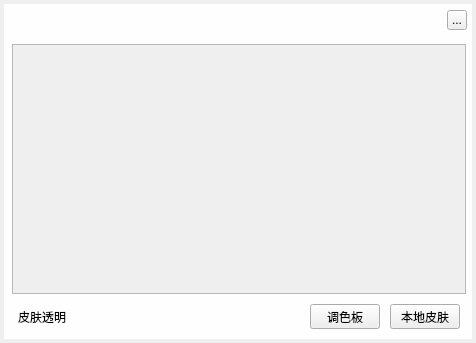
<?xml version="1.0" encoding="UTF-8"?>
<ui version="4.0">
 <class>DownloadBackgroundSkinDialog</class>
 <widget class="QWidget" name="DownloadBackgroundSkinDialog">
  <property name="geometry">
   <rect>
    <x>0</x>
    <y>0</y>
    <width>476</width>
    <height>343</height>
   </rect>
  </property>
  <property name="windowTitle">
   <string>皮肤与窗口调整</string>
  </property>
  <widget class="DownloadTransitionAnimationLabel" name="background">
   <property name="geometry">
    <rect>
     <x>4</x>
     <y>4</y>
     <width>468</width>
     <height>335</height>
    </rect>
   </property>
   <property name="styleSheet">
    <string notr="true"/>
   </property>
   <property name="text">
    <string/>
   </property>
  </widget>
  <widget class="QToolButton" name="topTitleCloseButton">
   <property name="geometry">
    <rect>
     <x>447</x>
     <y>10</y>
     <width>20</width>
     <height>20</height>
    </rect>
   </property>
   <property name="text">
    <string>...</string>
   </property>
  </widget>
  <widget class="QWidget" name="backgroundMask" native="true">
   <property name="geometry">
    <rect>
     <x>4</x>
     <y>4</y>
     <width>468</width>
     <height>335</height>
    </rect>
   </property>
   <property name="styleSheet">
    <string notr="true">#backgroundMask{background:rgba(255, 255, 255, 240);}</string>
   </property>
   <widget class="DownloadAnimationStackedWidget" name="stackedWidget">
    <property name="geometry">
     <rect>
      <x>8</x>
      <y>40</y>
      <width>454</width>
      <height>250</height>
     </rect>
    </property>
    <widget class="QScrollArea" name="recommendScrollArea"/>
    <widget class="QScrollArea" name="userScrollArea"/>
    <widget class="QScrollArea" name="remoteScrollArea"/>
   </widget>
   <widget class="QLabel" name="skinTransparentLabel">
    <property name="geometry">
     <rect>
      <x>14</x>
      <y>300</y>
      <width>60</width>
      <height>25</height>
     </rect>
    </property>
    <property name="text">
     <string>皮肤透明</string>
    </property>
   </widget>
   <widget class="QPushButton" name="paletteButton">
    <property name="geometry">
     <rect>
      <x>306</x>
      <y>300</y>
      <width>70</width>
      <height>25</height>
     </rect>
    </property>
    <property name="cursor">
     <cursorShape>PointingHandCursor</cursorShape>
    </property>
    <property name="text">
     <string>调色板</string>
    </property>
   </widget>
   <widget class="DownloadBackgroundPopWidget" name="skinTransparentButton" native="true">
    <property name="geometry">
     <rect>
      <x>75</x>
      <y>300</y>
      <width>70</width>
      <height>25</height>
     </rect>
    </property>
    <property name="cursor">
     <cursorShape>PointingHandCursor</cursorShape>
    </property>
    <property name="styleSheet">
     <string notr="true"/>
    </property>
   </widget>
   <widget class="QPushButton" name="customSkin">
    <property name="geometry">
     <rect>
      <x>386</x>
      <y>300</y>
      <width>70</width>
      <height>25</height>
     </rect>
    </property>
    <property name="cursor">
     <cursorShape>PointingHandCursor</cursorShape>
    </property>
    <property name="text">
     <string>本地皮肤</string>
    </property>
   </widget>
  </widget>
  <widget class="DownloadSkinAnimationWidget" name="skinAnimationSiwidget" native="true">
   <property name="geometry">
    <rect>
     <x>4</x>
     <y>10</y>
     <width>468</width>
     <height>30</height>
    </rect>
   </property>
  </widget>
  <zorder>background</zorder>
  <zorder>backgroundMask</zorder>
  <zorder>skinAnimationSiwidget</zorder>
  <zorder>topTitleCloseButton</zorder>
 </widget>
 <customwidgets>
  <customwidget>
   <class>DownloadTransitionAnimationLabel</class>
   <extends>QLabel</extends>
   <header>downloadtransitionanimationlabel.h</header>
  </customwidget>
  <customwidget>
   <class>DownloadAnimationStackedWidget</class>
   <extends>QStackedWidget</extends>
   <header>downloadanimationstackedwidget.h</header>
   <container>1</container>
  </customwidget>
  <customwidget>
   <class>DownloadSkinAnimationWidget</class>
   <extends>QWidget</extends>
   <header>downloadfuntionanimationwidget.h</header>
   <container>1</container>
  </customwidget>
  <customwidget>
   <class>DownloadBackgroundPopWidget</class>
   <extends>QWidget</extends>
   <header>downloadbackgroundpopwidget.h</header>
   <container>1</container>
  </customwidget>
 </customwidgets>
 <resources/>
 <connections/>
</ui>
